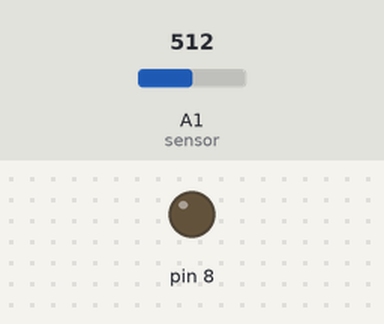
This sketch was run on a simulated Arduino Uno, built with avr-gcc and run on an emulated ATmega328P. Shown: output pins drawn as LEDs (lit = HIGH). The test bench sets the inputs (shaded band); at power-on: A1 (sensor) = 512. What the sketch prints to the serial monitor is not drawn.

Above: at 1.0 s.
At 2.7 s:
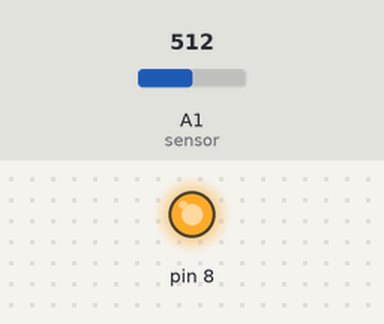
Timing chart, 0 to 5.9 s (numbered marks = the images above):
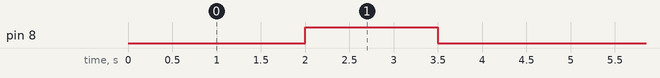

The sketch:

2023.11.24._batterietester.ino
```cpp
int sensor=A1;
float messwert=0;

void setup() {
  Serial.begin(9600);
  analogWrite(8,OUTPUT);
  }

void loop() {
  if(messwert>1,4) {
    digitalWrite(4,HIGH);
    delay(500);
    digitalWrite(4,LOW);
    delay(500);
    }
  if(messwert>1,2 && messwert<1,4) {
    digitalWrite(7,HIGH);
    delay(500);
    digitalWrite(7,LOW);
    delay(500);
    }
  if(messwert<1,2) {
    digitalWrite(8,HIGH);
    delay(500);
    digitalWrite(8,HIGH);
    delay(500);
    }
  if(messwert<0,8) {
    analogWrite(8,150);
    delay(500);
    analogWrite(8,LOW);
    delay(500);
    }
    messwert=analogRead(sensor);
    Serial.println(messwert);
    delay(500);
}
```

Measured:
- by itself, pin 8: alternates HIGH for 1.5 s and LOW for 3.0 s
